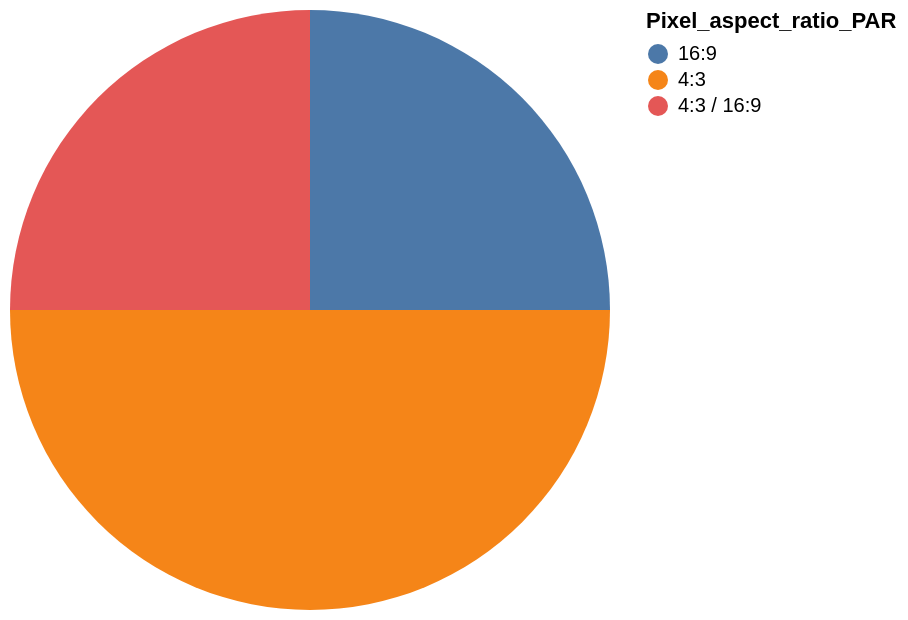

Specify this chart in Vega-Lite:
### Vega-Lite specification from a JSON file in a GitHub repository (floating-point values rounded to 4 significant figures)
{"data": {"values": [{"x_data": "16:9", "y_data": 3}, {"x_data": "4:3", "y_data": 6}, {"x_data": "4:3 / 16:9", "y_data": 3}]}, "mark": "arc", "encoding": {"theta": {"field": "y_data", "type": "quantitative", "title": "COUNT(Pixel_aspect_ratio_PAR)"}, "color": {"field": "x_data", "type": "nominal", "title": "Pixel_aspect_ratio_PAR"}}}
